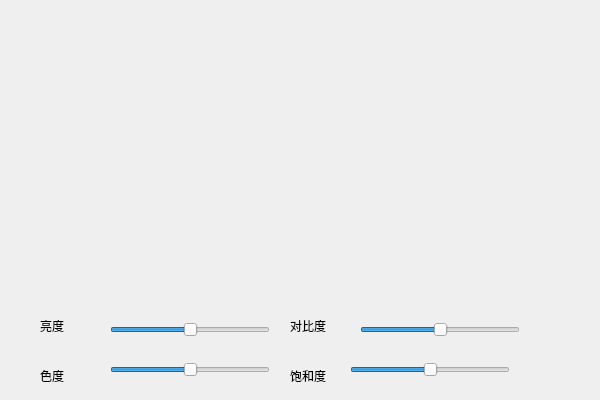
<?xml version="1.0" encoding="UTF-8"?>
<ui version="4.0">
 <class>MyWidget</class>
 <widget class="QWidget" name="MyWidget">
  <property name="geometry">
   <rect>
    <x>0</x>
    <y>0</y>
    <width>600</width>
    <height>400</height>
   </rect>
  </property>
  <property name="windowTitle">
   <string>MyWidget</string>
  </property>
  <widget class="QLabel" name="label">
   <property name="geometry">
    <rect>
     <x>40</x>
     <y>320</y>
     <width>54</width>
     <height>12</height>
    </rect>
   </property>
   <property name="text">
    <string>亮度</string>
   </property>
  </widget>
  <widget class="QLabel" name="label_2">
   <property name="geometry">
    <rect>
     <x>290</x>
     <y>320</y>
     <width>54</width>
     <height>12</height>
    </rect>
   </property>
   <property name="text">
    <string>对比度</string>
   </property>
  </widget>
  <widget class="QLabel" name="label_3">
   <property name="geometry">
    <rect>
     <x>40</x>
     <y>370</y>
     <width>54</width>
     <height>12</height>
    </rect>
   </property>
   <property name="text">
    <string>色度</string>
   </property>
  </widget>
  <widget class="QLabel" name="label_4">
   <property name="geometry">
    <rect>
     <x>290</x>
     <y>370</y>
     <width>54</width>
     <height>12</height>
    </rect>
   </property>
   <property name="text">
    <string>饱和度</string>
   </property>
  </widget>
  <widget class="QSlider" name="brightnessSlider">
   <property name="geometry">
    <rect>
     <x>110</x>
     <y>320</y>
     <width>160</width>
     <height>19</height>
    </rect>
   </property>
   <property name="minimum">
    <number>-100</number>
   </property>
   <property name="maximum">
    <number>100</number>
   </property>
   <property name="orientation">
    <enum>Qt::Horizontal</enum>
   </property>
  </widget>
  <widget class="QSlider" name="contrastSlider">
   <property name="geometry">
    <rect>
     <x>360</x>
     <y>320</y>
     <width>160</width>
     <height>19</height>
    </rect>
   </property>
   <property name="minimum">
    <number>-100</number>
   </property>
   <property name="value">
    <number>0</number>
   </property>
   <property name="orientation">
    <enum>Qt::Horizontal</enum>
   </property>
  </widget>
  <widget class="QSlider" name="hueSlider">
   <property name="geometry">
    <rect>
     <x>110</x>
     <y>360</y>
     <width>160</width>
     <height>19</height>
    </rect>
   </property>
   <property name="minimum">
    <number>-100</number>
   </property>
   <property name="maximum">
    <number>100</number>
   </property>
   <property name="orientation">
    <enum>Qt::Horizontal</enum>
   </property>
  </widget>
  <widget class="QSlider" name="saturationSlider">
   <property name="geometry">
    <rect>
     <x>350</x>
     <y>360</y>
     <width>160</width>
     <height>19</height>
    </rect>
   </property>
   <property name="minimum">
    <number>-100</number>
   </property>
   <property name="maximum">
    <number>100</number>
   </property>
   <property name="orientation">
    <enum>Qt::Horizontal</enum>
   </property>
  </widget>
 </widget>
 <layoutdefault spacing="6" margin="11"/>
 <resources/>
 <connections/>
</ui>
